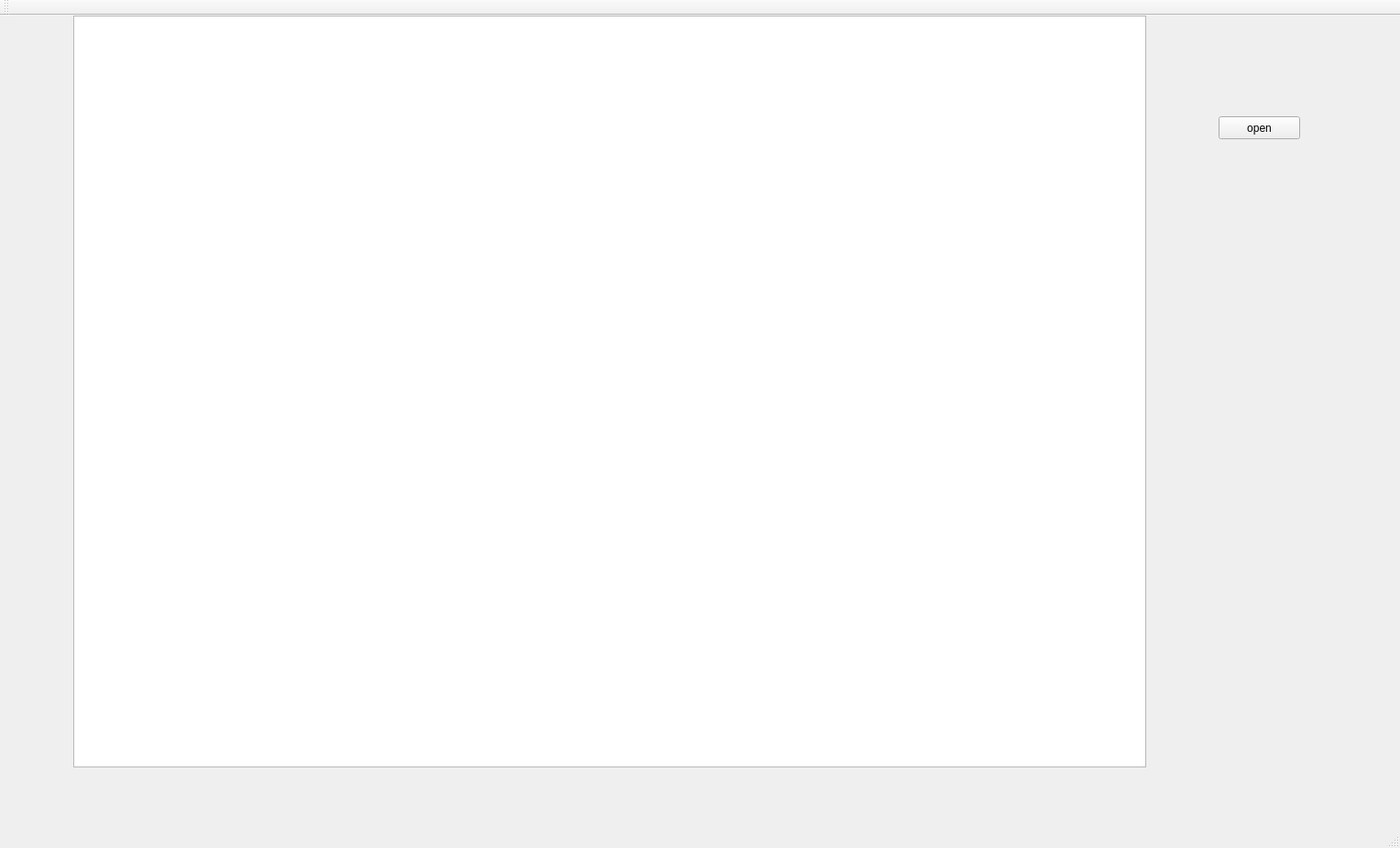
<?xml version="1.0" encoding="UTF-8"?>
<ui version="4.0">
    <class>MainWindow</class>
    <widget class="QMainWindow" name="MainWindow">
        <property name="geometry">
            <rect>
                <x>0</x>
                <y>0</y>
                <width>1528</width>
                <height>926</height>
            </rect>
        </property>
        <property name="windowTitle">
            <string>MainWindow</string>
        </property>
        <widget class="QWidget" name="centralWidget">
            <widget class="QPushButton" name="openButton">
                <property name="geometry">
                    <rect>
                        <x>1330</x>
                        <y>110</y>
                        <width>89</width>
                        <height>25</height>
                    </rect>
                </property>
                <property name="text">
                    <string>open</string>
                </property>
            </widget>
            <widget class="QGraphicsView" name="graphicsView">
                <property name="geometry">
                    <rect>
                        <x>80</x>
                        <y>0</y>
                        <width>1171</width>
                        <height>821</height>
                    </rect>
                </property>
            </widget>
            <zorder>graphicsView</zorder>
            <zorder>openButton</zorder>
        </widget>
        <widget class="QToolBar" name="mainToolBar">
            <attribute name="toolBarArea">
                <enum>TopToolBarArea</enum>
            </attribute>
            <attribute name="toolBarBreak">
                <bool>false</bool>
            </attribute>
        </widget>
        <widget class="QStatusBar" name="statusBar"/>
        <widget class="QMenuBar" name="menuBar">
            <property name="geometry">
                <rect>
                    <x>0</x>
                    <y>0</y>
                    <width>1528</width>
                    <height>22</height>
                </rect>
            </property>
        </widget>
    </widget>
    <layoutdefault spacing="6" margin="11"/>
    <resources/>
    <connections/>
</ui>
